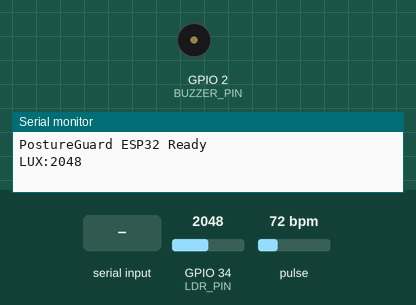
Simulated run of this sketch. Board: ESP32. Shown: buzzer (waves = sounding, pin HIGH), the last lines printed to the serial monitor. Inputs (shaded band) come from the test bench; at power-on: GPIO 34 (LDR_PIN) = 2048, pulse 72 bpm.

Above: at 1.2 s.
1.3 s: "FOCUS ON STUDY\n" received over Serial
At 1.7 s:
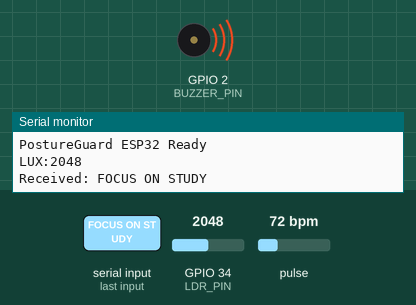
4.0 s: "PAY ATTENTION\n" received over Serial
At 4.4 s:
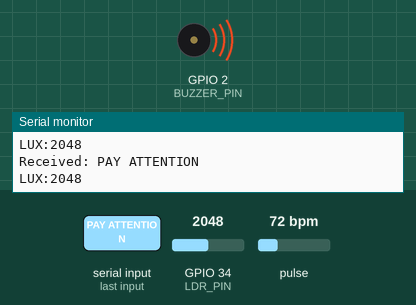
5.5 s: "CRITICAL DISTRACTION\n" received over Serial
At 8.3 s:
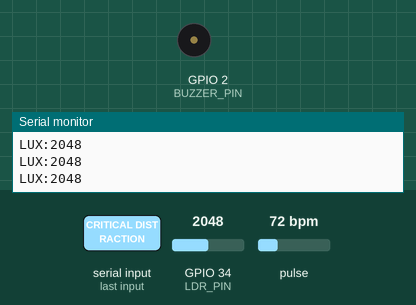
Timing chart, 0 to 9.8 s (numbered marks = the images above; inputs shaded):
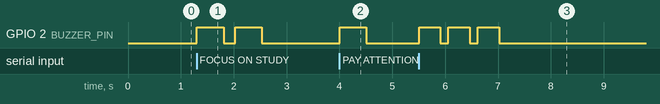

Measured:
- after the input at 1.3 s, GPIO 2 (BUZZER_PIN): alternates HIGH for 0.50 s and LOW for 0.22 s, 4 changes in all, then stays LOW, starting at once
- after the input at 4.0 s, GPIO 2 (BUZZER_PIN): LOW → HIGH at once, → LOW 0.50 s later
- after the input at 5.5 s, GPIO 2 (BUZZER_PIN): alternates HIGH for 0.40 s and LOW for 0.15 s, 6 changes in all, then stays LOW, starting at once

The sketch:

esp32_buzzer.ino
```cpp
/*
 * PostureGuard - ESP32 Sensor + Buzzer Controller
 * Board  : ESP32 Dev Module
 * Baud   : 9600
 *
 * OUTPUT (existing, now non-blocking):
 *   Active buzzer on GPIO2. The original sketch used delay() to time each
 *   buzz, which blocks the whole MCU for up to ~2 seconds per alert. That
 *   was fine when buzzing was the only job, but it is not fine now that the
 *   sensors below need to be sampled continuously -- so buzzing is now
 *   driven by a small non-blocking state machine (see BuzzPattern) that
 *   times itself against millis() instead of delay().
 *
 * NEW SENSORS:
 *   - MAX30102 pulse sensor over I2C (SDA=GPIO21, SCL=GPIO22) using
 *     SparkFun's "SparkFun MAX3010x Pulse and Proximity Sensor Library"
 *     (install via Arduino Library Manager: search "MAX30105" by SparkFun
 *     Electronics -- that library explicitly supports the MAX30102 too).
 *     Reports an approximate BPM and beat-to-beat interval from a simple
 *     threshold-crossing detector on the IR channel. This is described as
 *     an "HRV proxy" everywhere in this project, not a validated clinical
 *     HRV metric -- a PPG sensor only gives a clean reading with a still
 *     finger, so every reading also carries a 0-100 "quality" figure and a
 *     plausibility check, and nothing is sent at all while no finger is
 *     detected. See README for why it's built this way.
 *   - LDR ambient-light sensor on GPIO34 (ADC1_CH6, input-only, safe pin).
 *
 * SERIAL PROTOCOL:
 *   ESP32 -> Python   HR:<bpm>:<ibi_ms>:<quality0-100>\n   e.g. HR:74:812:85
 *   ESP32 -> Python   LUX:<raw_adc_0_4095>\n                e.g. LUX:2130
 *   Python -> ESP32   one of: PAY ATTENTION / FOCUS ON STUDY /
 *                     CRITICAL DISTRACTION / FIX YOUR POSTURE
 *
 * WIRING:
 *   MAX30102  VIN -> 3.3V   GND -> GND   SDA -> GPIO21   SCL -> GPIO22
 *   LDR       one leg -> 3.3V, other leg -> GPIO34 AND -> GND through a
 *             ~10k resistor (a standard voltage-divider). If your readings
 *             come out backwards (darker room reads a higher number),
 *             that's just this divider's polarity -- swap which leg feeds
 *             GPIO34 and which feeds GND, or flip the sign in
 *             src/sensor_manager.py's brightness_score calculation.
 *   Buzzer    positive -> GPIO2   negative -> GND   (unchanged)
 */

#include <Wire.h>
#include "MAX30105.h"

#define BUZZER_PIN 2
#define LDR_PIN 34

#define FINGER_PRESENT_IR_THRESHOLD 40000UL
#define BEAT_REFRACTORY_MS 280UL          // caps detectable rate at ~214bpm
#define MIN_PLAUSIBLE_BPM 40.0
#define MAX_PLAUSIBLE_BPM 180.0
#define SENSOR_REPORT_INTERVAL_MS 1000UL
#define HR_STALE_AFTER_MS 3000UL          // stop reporting HR if no beat detected recently

MAX30105 particleSensor;
bool sensorReady = false;

unsigned long lastBeatMs = 0;
double lastIbiMs = 0;
double lastBpm = 0;
unsigned long irBaseline = 0;
bool aboveBaseline = false;

unsigned long lastSensorReportMs = 0;

// ---------------------------------------------------------------------------
// Non-blocking buzzer pattern (replaces the original delay()-based buzz())
// ---------------------------------------------------------------------------
struct BuzzPattern {
  int repeatsRemaining = 0;
  unsigned long onMs = 0;
  unsigned long gapMs = 0;
  bool active = false;
  bool inOnPhase = false;
  unsigned long phaseStartedAt = 0;
};
BuzzPattern buzzPattern;

void startBuzzPattern(int repeats, unsigned long onMs, unsigned long gapMs) {
  buzzPattern.repeatsRemaining = repeats;
  buzzPattern.onMs = onMs;
  buzzPattern.gapMs = gapMs;
  buzzPattern.active = true;
  buzzPattern.inOnPhase = true;
  buzzPattern.phaseStartedAt = millis();
  digitalWrite(BUZZER_PIN, HIGH);
}

void updateBuzzPattern() {
  if (!buzzPattern.active) return;
  unsigned long elapsed = millis() - buzzPattern.phaseStartedAt;

  if (buzzPattern.inOnPhase && elapsed >= buzzPattern.onMs) {
    digitalWrite(BUZZER_PIN, LOW);
    buzzPattern.repeatsRemaining--;
    if (buzzPattern.repeatsRemaining <= 0) {
      buzzPattern.active = false;
    } else {
      buzzPattern.inOnPhase = false;
      buzzPattern.phaseStartedAt = millis();
    }
  } else if (!buzzPattern.inOnPhase && elapsed >= buzzPattern.gapMs) {
    digitalWrite(BUZZER_PIN, HIGH);
    buzzPattern.inOnPhase = true;
    buzzPattern.phaseStartedAt = millis();
  }
}

void handleAlertMessage(const String &message) {
  Serial.print("Received: ");
  Serial.println(message);

  if (message == "PAY ATTENTION") {
    startBuzzPattern(1, 500, 0);
  } else if (message == "FOCUS ON STUDY") {
    startBuzzPattern(2, 500, 200);
  } else if (message == "CRITICAL DISTRACTION") {
    startBuzzPattern(3, 400, 150);
  } else if (message == "FIX YOUR POSTURE") {
    startBuzzPattern(1, 800, 0);
  }
}

// ---------------------------------------------------------------------------
// MAX30102 -- simple threshold-crossing beat detector
// ---------------------------------------------------------------------------
void updateHeartRate() {
  if (!sensorReady) return;

  long irValue = particleSensor.getIR();
  bool fingerPresent = irValue > (long)FINGER_PRESENT_IR_THRESHOLD;

  if (!fingerPresent) {
    aboveBaseline = false;
    return;
  }

  // Slow-moving baseline (simple exponential low-pass) so we detect the
  // rising edge of each pulse rather than reacting to the much larger,
  // roughly-constant IR offset caused by the finger just sitting there.
  if (irBaseline == 0) {
    irBaseline = irValue;
  } else {
    irBaseline = (irBaseline * 15 + irValue) / 16;
  }

  bool nowAboveBaseline = irValue > (long)(irBaseline + irBaseline / 100 + 200);

  if (nowAboveBaseline && !aboveBaseline) {
    unsigned long now = millis();
    unsigned long sinceLastBeat = now - lastBeatMs;

    if (lastBeatMs != 0 && sinceLastBeat >= BEAT_REFRACTORY_MS) {
      lastIbiMs = sinceLastBeat;
      lastBpm = 60000.0 / lastIbiMs;
    }
    lastBeatMs = now;
  }
  aboveBaseline = nowAboveBaseline;
}

int estimateHrQuality(double bpm) {
  if (bpm < MIN_PLAUSIBLE_BPM || bpm > MAX_PLAUSIBLE_BPM) return 30;
  return 85;
}

void reportSensors() {
  unsigned long now = millis();
  if (now - lastSensorReportMs < SENSOR_REPORT_INTERVAL_MS) return;
  lastSensorReportMs = now;

  bool fingerPresent = sensorReady && particleSensor.getIR() > (long)FINGER_PRESENT_IR_THRESHOLD;
  bool beatIsRecent = (lastBeatMs != 0) && (now - lastBeatMs < HR_STALE_AFTER_MS);

  if (fingerPresent && beatIsRecent && lastBpm > 0) {
    int quality = estimateHrQuality(lastBpm);
    Serial.print("HR:");
    Serial.print((int)round(lastBpm));
    Serial.print(":");
    Serial.print((int)round(lastIbiMs));
    Serial.print(":");
    Serial.println(quality);
  }
  // If there's no reliable reading right now, we simply send nothing for
  // HR this cycle rather than sending a stale or made-up number -- the
  // Python side treats "no recent line" as "no reliable signal".

  int rawLight = analogRead(LDR_PIN);
  Serial.print("LUX:");
  Serial.println(rawLight);
}

// ---------------------------------------------------------------------------
void setup() {
  Serial.begin(9600);
  pinMode(BUZZER_PIN, OUTPUT);
  digitalWrite(BUZZER_PIN, LOW);
  pinMode(LDR_PIN, INPUT);

  Wire.begin();
  sensorReady = particleSensor.begin(Wire, I2C_SPEED_FAST);
  if (sensorReady) {
    // powerLevel, sampleAverage, ledMode(2=Red+IR), sampleRate, pulseWidth, adcRange
    particleSensor.setup(60, 4, 2, 100, 411, 4096);
  } else {
    Serial.println("MAX30102 not detected -- HR readings disabled, everything else continues.");
  }

  Serial.println("PostureGuard ESP32 Ready");
}

void loop() {
  updateBuzzPattern();
  updateHeartRate();
  reportSensors();

  if (Serial.available() > 0) {
    String message = Serial.readStringUntil('\n');
    message.trim();
    handleAlertMessage(message);
  }
}
```
